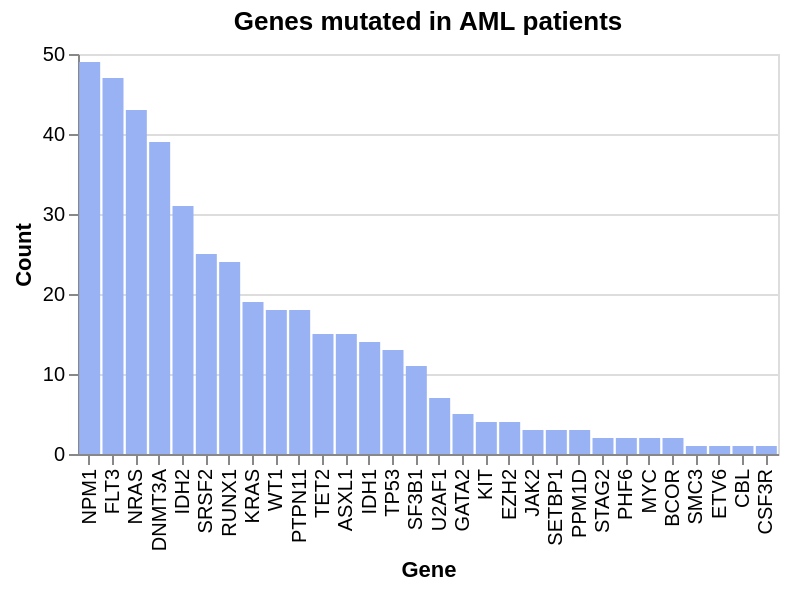

The notebook cell this image was saved under:
### Code cell
stats, mutations = analyze_data(aml)
df = {'Gene': [], 'Count': []}
for key, value in mutations.items():
    df['Gene'].append(key)
    df['Count'].append(value)
df = pd.DataFrame.from_dict(df)
chart = alt.Chart(df, title='Genes mutated in AML patients').mark_bar(color='#98b2f3').encode(
    x=alt.X('Gene:O', sort='-y'),
    y='Count'
).properties(
    height=200,
    width=350
)
chart.show()
chart.save('result_data/aml_gene_counts.html')

out_file_aml = 'result_data/aml_data_stats.csv'
with open(out_file_aml, 'w') as f:
    f.write(',Mean,Median,Maximum\n')
    f.write('Mutations,' + ','.join([str(statistics.mean(stats['distinct'])), str(statistics.median(stats['distinct'])), str(max(stats['distinct']))]) + '\n')
    f.write('Clusters,' + ','.join([str(statistics.mean(stats['clusters'])), str(statistics.median(stats['clusters'])), str(max(stats['clusters']))]) + '\n')
    f.write('Edges,' + ','.join([str(statistics.mean(stats['edges'])), str(statistics.median(stats['edges'])), str(max(stats['edges']))]) + '\n')

### Figure 1 — Vega-Lite specification as saved in the notebook (floating-point values rounded to 4 significant figures)
{"config": {"view": {"continuousWidth": 300, "continuousHeight": 300}}, "data": {"name": "data-da1ca72469a4cbe4adca50e435738ba8"}, "mark": {"type": "bar", "color": "#98b2f3"}, "encoding": {"x": {"field": "Gene", "sort": "-y", "type": "ordinal"}, "y": {"field": "Count", "type": "quantitative"}}, "height": 200, "title": "Genes mutated in AML patients", "width": 350, "$schema": "https://vega.github.io/schema/vega-lite/v5.20.1.json", "datasets": {"data-da1ca72469a4cbe4adca50e435738ba8": [{"Gene": "NPM1", "Count": 49}, {"Gene": "FLT3", "Count": 47}, {"Gene": "WT1", "Count": 18}, {"Gene": "JAK2", "Count": 3}, {"Gene": "SF3B1", "Count": 11}, {"Gene": "DNMT3A", "Count": 39}, {"Gene": "RUNX1", "Count": 24}, {"Gene": "PTPN11", "Count": 18}, {"Gene": "SRSF2", "Count": 25}, {"Gene": "NRAS", "Count": 43}, {"Gene": "IDH2", "Count": 31}, {"Gene": "KRAS", "Count": 19}, {"Gene": "SMC3", "Count": 1}, {"Gene": "TET2", "Count": 15}, {"Gene": "TP53", "Count": 13}, {"Gene": "GATA2", "Count": 5}, {"Gene": "U2AF1", "Count": 7}, {"Gene": "ASXL1", "Count": 15}, {"Gene": "SETBP1", "Count": 3}, {"Gene": "KIT", "Count": 4}, {"Gene": "STAG2", "Count": 2}, {"Gene": "IDH1", "Count": 14}, {"Gene": "EZH2", "Count": 4}, {"Gene": "ETV6", "Count": 1}, {"Gene": "PPM1D", "Count": 3}, {"Gene": "PHF6", "Count": 2}, {"Gene": "MYC", "Count": 2}, {"Gene": "CBL", "Count": 1}, {"Gene": "BCOR", "Count": 2}, {"Gene": "CSF3R", "Count": 1}]}}
